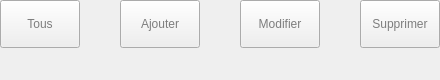
                  <widget class="QFrame" name="btns_person_frame">
                   <property name="minimumSize">
                    <size>
                     <width>0</width>
                     <height>80</height>
                    </size>
                   </property>
                   <property name="maximumSize">
                    <size>
                     <width>16777215</width>
                     <height>80</height>
                    </size>
                   </property>
                   <property name="frameShape">
                    <enum>QFrame::NoFrame</enum>
                   </property>
                   <property name="frameShadow">
                    <enum>QFrame::Raised</enum>
                   </property>
                   <layout class="QVBoxLayout" name="verticalLayout_10">
                    <property name="spacing">
                     <number>0</number>
                    </property>
                    <property name="leftMargin">
                     <number>0</number>
                    </property>
                    <property name="topMargin">
                     <number>0</number>
                    </property>
                    <property name="rightMargin">
                     <number>0</number>
                    </property>
                    <property name="bottomMargin">
                     <number>0</number>
                    </property>
                    <item alignment="Qt::AlignTop">
                     <widget class="QFrame" name="frame_2">
                      <property name="minimumSize">
                       <size>
                        <width>0</width>
                        <height>52</height>
                       </size>
                      </property>
                      <property name="maximumSize">
                       <size>
                        <width>16777215</width>
                        <height>52</height>
                       </size>
                      </property>
                      <property name="styleSheet">
                       <string notr="true">border-bottom:2px solid rgb(236, 236, 236);;</string>
                      </property>
                      <property name="frameShape">
                       <enum>QFrame::NoFrame</enum>
                      </property>
                      <property name="frameShadow">
                       <enum>QFrame::Raised</enum>
                      </property>
                      <layout class="QVBoxLayout" name="verticalLayout_11">
                       <property name="spacing">
                        <number>0</number>
                       </property>
                       <property name="leftMargin">
                        <number>0</number>
                       </property>
                       <property name="topMargin">
                        <number>0</number>
                       </property>
                       <property name="rightMargin">
                        <number>0</number>
                       </property>
                       <property name="bottomMargin">
                        <number>0</number>
                       </property>
                       <item alignment="Qt::AlignLeft|Qt::AlignTop">
                        <widget class="QFrame" name="frame_3">
                         <property name="maximumSize">
                          <size>
                           <width>16777215</width>
                           <height>54</height>
                          </size>
                         </property>
                         <property name="styleSheet">
                          <string notr="true">border-bottom:none;</string>
                         </property>
                         <property name="frameShape">
                          <enum>QFrame::NoFrame</enum>
                         </property>
                         <property name="frameShadow">
                          <enum>QFrame::Raised</enum>
                         </property>
                         <layout class="QHBoxLayout" name="horizontalLayout_7">
                          <property name="spacing">
                           <number>40</number>
                          </property>
                          <property name="leftMargin">
                           <number>0</number>
                          </property>
                          <property name="topMargin">
                           <number>0</number>
                          </property>
                          <property name="rightMargin">
                           <number>0</number>
                          </property>
                          <property name="bottomMargin">
                           <number>0</number>
                          </property>
                          <item>
                           <widget class="QPushButton" name="btn_person_all">
                            <property name="minimumSize">
                             <size>
                              <width>0</width>
                              <height>48</height>
                             </size>
                            </property>
                            <property name="maximumSize">
                             <size>
                              <width>16777215</width>
                              <height>48</height>
                             </size>
                            </property>
                            <property name="styleSheet">
                             <string notr="true">QPushButton{
 
	color: rgb(125, 125, 125);
font: 63 16pt &quot;Open Sans Semibold&quot;;

}QPushButton:hover{
	color: rgb(0, 0, 0);
}
QPushButton:pressed{
	
	color: rgb(125, 125, 125);
	font: 63 15pt &quot;Open Sans Semibold&quot;;
}
</string>
                            </property>
                            <property name="text">
                             <string>Tous</string>
                            </property>
                           </widget>
                          </item>
                          <item>
                           <widget class="QPushButton" name="btn_person_add">
                            <property name="minimumSize">
                             <size>
                              <width>0</width>
                              <height>48</height>
                             </size>
                            </property>
                            <property name="maximumSize">
                             <size>
                              <width>16777215</width>
                              <height>48</height>
                             </size>
                            </property>
                            <property name="styleSheet">
                             <string notr="true">QPushButton{
 
	color: rgb(125, 125, 125);
font: 63 16pt &quot;Open Sans Semibold&quot;;


}QPushButton:hover{
	color: rgb(0, 0, 0);
}
QPushButton:pressed{
	
	color: rgb(125, 125, 125);
	font: 63 15pt &quot;Open Sans Semibold&quot;;
}
</string>
                            </property>
                            <property name="text">
                             <string>Ajouter</string>
                            </property>
                           </widget>
                          </item>
                          <item>
                           <widget class="QPushButton" name="btn_person_update">
                            <property name="minimumSize">
                             <size>
                              <width>0</width>
                              <height>48</height>
                             </size>
                            </property>
                            <property name="maximumSize">
                             <size>
                              <width>16777215</width>
                              <height>48</height>
                             </size>
                            </property>
                            <property name="styleSheet">
                             <string notr="true">QPushButton{
 
	color: rgb(125, 125, 125);
font: 63 16pt &quot;Open Sans Semibold&quot;;

}QPushButton:hover{
	color: rgb(0, 0, 0);
}
QPushButton:pressed{
	
	color: rgb(125, 125, 125);
	font: 63 15pt &quot;Open Sans Semibold&quot;;
}</string>
                            </property>
                            <property name="text">
                             <string>Modifier</string>
                            </property>
                           </widget>
                          </item>
                          <item>
                           <widget class="QPushButton" name="btn_person_delete">
                            <property name="minimumSize">
                             <size>
                              <width>0</width>
                              <height>48</height>
                             </size>
                            </property>
                            <property name="maximumSize">
                             <size>
                              <width>16777215</width>
                              <height>48</height>
                             </size>
                            </property>
                            <property name="styleSheet">
                             <string notr="true">QPushButton{
 
	color: rgb(125, 125, 125);
font: 63 16pt &quot;Open Sans Semibold&quot;;

}QPushButton:hover{
	color: rgb(0, 0, 0);
}
QPushButton:pressed{
	
	color: rgb(125, 125, 125);
	font: 63 15pt &quot;Open Sans Semibold&quot;;
}</string>
                            </property>
                            <property name="text">
                             <string>Supprimer</string>
                            </property>
                           </widget>
                          </item>
                         </layout>
                        </widget>
                       </item>
                      </layout>
                     </widget>
                    </item>
                   </layout>
                  </widget>
